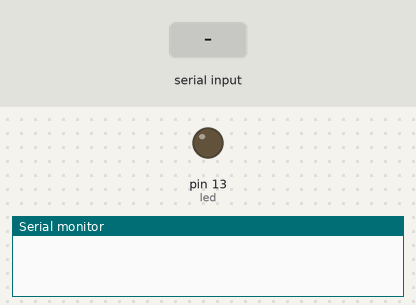
Bench run of a sketch on a simulated Arduino Uno, built with avr-gcc and run on an emulated ATmega328P. On the bench: output pins drawn as LEDs (lit = HIGH), the last lines printed to the serial monitor. The inputs (shaded band) are chosen by the test bench.

Above: at 1.2 s.
1.3 s: "a" received over Serial
At 1.9 s:
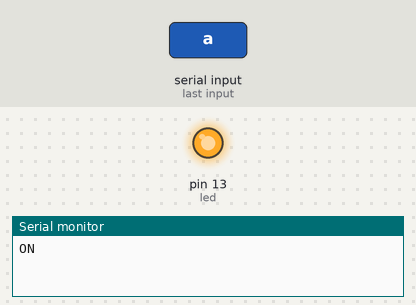
2.8 s: "b" received over Serial
At 4.2 s:
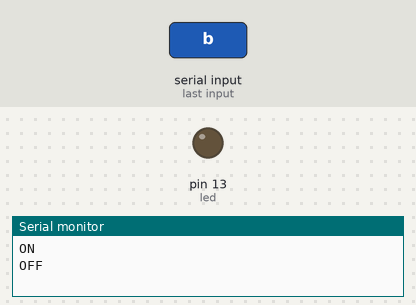
Timing chart, 0 to 5.8 s (numbered marks = the images above; inputs shaded):
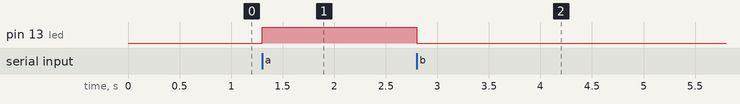

Measured:
- after the input at 1.3 s, pin 13 (led): LOW → HIGH at once
- after the input at 2.8 s, pin 13 (led): HIGH → LOW at once

The sketch:

sketch_PC_LED.ino
```cpp
int led=13;
void setup() {
  // put your setup code here, to run once:
Serial.begin(9600);
pinMode(led,OUTPUT);
}

void loop() {
  // put your main code here, to run repeatedly:
char z=Serial.read();
if(z=='a'){
  digitalWrite(led,HIGH);
  Serial.println("ON");
}
  else if(z=='b'){
    digitalWrite(led,LOW);
    Serial.println("OFF");
  }
}
```
